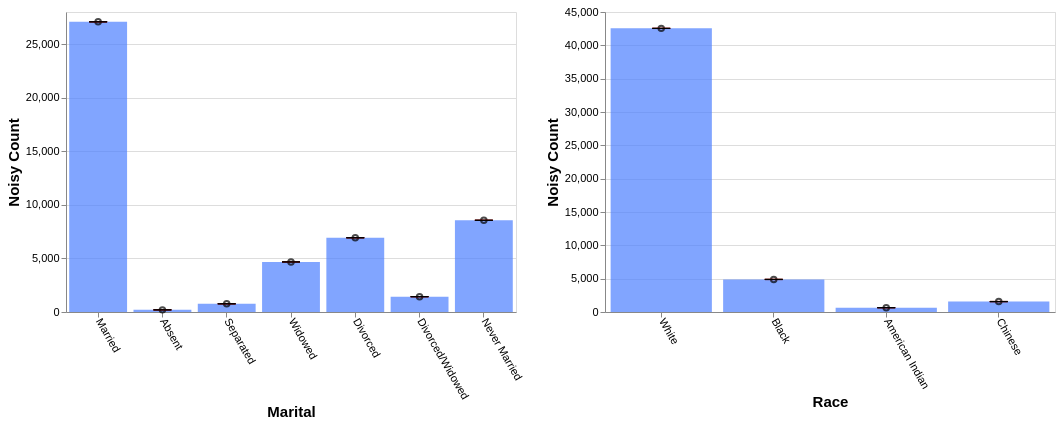

Describe this chart as a Vega-Lite specification.
### Vega-Lite specification from a JSON file in a GitHub repository (floating-point values rounded to 4 significant figures)
{"config": {"view": {"continuousWidth": 400, "continuousHeight": 300}, "axis": {"labelFontSize": 11, "titleFontSize": 15}, "axisBottom": {"labelAngle": 60}}, "hconcat": [{"layer": [{"mark": "bar", "encoding": {"color": {"value": "transparent"}, "tooltip": [{"aggregate": "sum", "field": "noisy_count", "title": "noisy count", "type": "quantitative"}, {"aggregate": "sum", "field": "noisy_count_prev", "title": "prev count", "type": "quantitative"}, {"aggregate": "sum", "field": "error", "title": "current error", "type": "quantitative"}, {"aggregate": "sum", "field": "error_prev", "title": "prev error", "type": "quantitative"}], "x": {"field": "marital", "sort": null, "title": "Marital", "type": "ordinal"}}, "height": 300, "selection": {"selector595": {"type": "interval", "encodings": ["x"]}}, "transform": [{"filter": {"selection": "selector596"}}], "width": 450}, {"mark": {"type": "bar", "color": "gray", "opacity": 0}, "encoding": {"x": {"field": "marital", "sort": null, "title": "Marital", "type": "ordinal"}, "y": {"aggregate": "sum", "field": "noisy_count_prev", "type": "quantitative"}}, "transform": [{"filter": {"selection": "selector596"}}]}, {"mark": {"type": "bar", "color": "#4C7FFF", "opacity": 0.7}, "encoding": {"x": {"field": "marital", "sort": null, "title": "Marital", "type": "ordinal"}, "y": {"aggregate": "sum", "field": "noisy_count", "type": "quantitative"}}, "transform": [{"filter": {"selection": "selector596"}}]}, {"mark": {"type": "point", "color": "black", "opacity": 0.7}, "encoding": {"x": {"field": "marital", "sort": null, "title": "Marital", "type": "ordinal"}, "y": {"aggregate": "sum", "field": "noisy_count", "title": "Noisy Count", "type": "quantitative"}}, "transform": [{"filter": {"selection": "selector596"}}]}, {"mark": {"type": "rule", "color": "#B6B6B6", "size": 2, "strokeDash": [3, 3]}, "encoding": {"x": {"field": "marital", "sort": null, "title": "Marital", "type": "ordinal"}, "y": {"aggregate": "sum", "field": "plus_error_prev_marital", "title": "", "type": "quantitative"}, "y2": {"aggregate": "sum", "field": "minus_error_prev_marital", "title": ""}}, "transform": [{"filter": {"selection": "selector596"}}]}, {"mark": {"type": "tick", "color": "#B90000", "size": 0, "strokeDash": [1, 1]}, "encoding": {"x": {"field": "marital", "sort": null, "title": "Marital", "type": "ordinal"}, "y": {"aggregate": "sum", "field": "plus_error_prev_marital", "type": "quantitative"}}, "transform": [{"filter": {"selection": "selector596"}}]}, {"mark": {"type": "tick", "color": "#B90000", "size": 0, "strokeDash": [3, 1]}, "encoding": {"x": {"field": "marital", "sort": null, "title": "Marital", "type": "ordinal"}, "y": {"aggregate": "sum", "field": "minus_error_prev_marital", "type": "quantitative"}}, "transform": [{"filter": {"selection": "selector596"}}]}, {"mark": {"type": "rule", "color": "black", "size": 2}, "encoding": {"x": {"field": "marital", "sort": null, "title": "Marital", "type": "ordinal"}, "y": {"aggregate": "sum", "field": "plus_error", "title": "", "type": "quantitative"}, "y2": {"aggregate": "sum", "field": "minus_error", "title": ""}}, "transform": [{"filter": {"selection": "selector596"}}]}, {"mark": {"type": "tick", "color": "black", "width": 0}, "encoding": {"x": {"field": "marital", "sort": null, "title": "Marital", "type": "ordinal"}, "y": {"aggregate": "sum", "field": "plus_error", "type": "quantitative"}}, "transform": [{"filter": {"selection": "selector596"}}]}, {"mark": {"type": "tick", "color": "black", "width": 0}, "encoding": {"x": {"field": "marital", "sort": null, "title": "Marital", "type": "ordinal"}, "y": {"aggregate": "sum", "field": "minus_error", "type": "quantitative"}}, "transform": [{"filter": {"selection": "selector596"}}]}]}, {"layer": [{"mark": "bar", "encoding": {"color": {"value": "transparent"}, "tooltip": [{"aggregate": "sum", "field": "noisy_count", "title": "noisy count", "type": "quantitative"}, {"aggregate": "sum", "field": "noisy_count_prev", "title": "prev count", "type": "quantitative"}, {"aggregate": "sum", "field": "error", "title": "current error", "type": "quantitative"}, {"aggregate": "sum", "field": "error_prev", "title": "prev error", "type": "quantitative"}], "x": {"field": "race", "sort": null, "title": "Race", "type": "ordinal"}}, "height": 300, "selection": {"selector596": {"type": "interval", "encodings": ["x"]}}, "transform": [{"filter": {"selection": "selector595"}}], "width": 450}, {"mark": {"type": "bar", "color": "gray", "opacity": 0}, "encoding": {"x": {"field": "race", "sort": null, "title": "Race", "type": "ordinal"}, "y": {"aggregate": "sum", "field": "noisy_count_prev", "type": "quantitative"}}, "transform": [{"filter": {"selection": "selector595"}}]}, {"mark": {"type": "bar", "color": "#4C7FFF", "opacity": 0.7}, "encoding": {"x": {"field": "race", "sort": null, "title": "Race", "type": "ordinal"}, "y": {"aggregate": "sum", "field": "noisy_count", "type": "quantitative"}}, "transform": [{"filter": {"selection": "selector595"}}]}, {"mark": {"type": "point", "color": "black", "opacity": 0.7}, "encoding": {"x": {"field": "race", "sort": null, "title": "Race", "type": "ordinal"}, "y": {"aggregate": "sum", "field": "noisy_count", "title": "Noisy Count", "type": "quantitative"}}, "transform": [{"filter": {"selection": "selector595"}}]}, {"mark": {"type": "rule", "color": "#B6B6B6", "size": 2, "strokeDash": [3, 3]}, "encoding": {"x": {"field": "race", "sort": null, "title": "Race", "type": "ordinal"}, "y": {"aggregate": "sum", "field": "plus_error_prev_race", "title": "", "type": "quantitative"}, "y2": {"aggregate": "sum", "field": "minus_error_prev_race", "title": ""}}, "transform": [{"filter": {"selection": "selector595"}}]}, {"mark": {"type": "tick", "color": "#B90000", "size": 0, "strokeDash": [1, 1]}, "encoding": {"x": {"field": "race", "sort": null, "title": "Race", "type": "ordinal"}, "y": {"aggregate": "sum", "field": "plus_error_prev_race", "type": "quantitative"}}, "transform": [{"filter": {"selection": "selector595"}}]}, {"mark": {"type": "tick", "color": "#B90000", "size": 0, "strokeDash": [3, 1]}, "encoding": {"x": {"field": "race", "sort": null, "title": "Race", "type": "ordinal"}, "y": {"aggregate": "sum", "field": "minus_error_prev_race", "type": "quantitative"}}, "transform": [{"filter": {"selection": "selector595"}}]}, {"mark": {"type": "rule", "color": "black", "size": 2}, "encoding": {"x": {"field": "race", "sort": null, "title": "Race", "type": "ordinal"}, "y": {"aggregate": "sum", "field": "plus_error", "title": "", "type": "quantitative"}, "y2": {"aggregate": "sum", "field": "minus_error", "title": ""}}, "transform": [{"filter": {"selection": "selector595"}}]}, {"mark": {"type": "tick", "color": "black", "width": 0}, "encoding": {"x": {"field": "race", "sort": null, "title": "Race", "type": "ordinal"}, "y": {"aggregate": "sum", "field": "plus_error", "type": "quantitative"}}, "transform": [{"filter": {"selection": "selector595"}}]}, {"mark": {"type": "tick", "color": "black", "width": 0}, "encoding": {"x": {"field": "race", "sort": null, "title": "Race", "type": "ordinal"}, "y": {"aggregate": "sum", "field": "minus_error", "type": "quantitative"}}, "transform": [{"filter": {"selection": "selector595"}}]}]}], "data": {"name": "data-d409a64c0cff8a0df3553e20ce942017"}, "$schema": "https://vega.github.io/schema/vega-lite/v4.17.0.json", "datasets": {"data-d409a64c0cff8a0df3553e20ce942017": [{"marital": "Married", "race": "White", "noisy_count": 24270.0, "true_count": 24270.0, "plus_error": 24270.0, "minus_error": 24260.0, "error": 3.5, "noisy_count_prev": 24270.0, "true_count_prev": 24270.0, "plus_error_prev": 24270.0, "minus_error_prev": 24260.0, "error_prev": 4.0, "plus_error_prev_marital": 24270.0, "minus_error_prev_marital": 24260.0, "plus_error_prev_race": 24270.0, "minus_error_prev_race": 24260.0}, {"marital": "Married", "race": "Black", "noisy_count": 1678.0, "true_count": 1667.0, "plus_error": 1681.0, "minus_error": 1674.0, "error": 3.5, "noisy_count_prev": 1677.0, "true_count_prev": 1667.0, "plus_error_prev": 1682.0, "minus_error_prev": 1673.0, "error_prev": 4.0, "plus_error_prev_marital": 1682.0, "minus_error_prev_marital": 1674.0, "plus_error_prev_race": 1681.0, "minus_error_prev_race": 1673.0}, {"marital": "Married", "race": "American Indian", "noisy_count": 269.7, "true_count": 266.0, "plus_error": 273.2, "minus_error": 266.2, "error": 3.5, "noisy_count_prev": 269.6, "true_count_prev": 266.0, "plus_error_prev": 273.6, "minus_error_prev": 265.5, "error_prev": 4.0, "plus_error_prev_marital": 273.7, "minus_error_prev_marital": 265.6, "plus_error_prev_race": 274.0, "minus_error_prev_race": 265.9}, {"marital": "Married", "race": "Chinese", "noisy_count": 866.8, "true_count": 863.0, "plus_error": 870.3, "minus_error": 863.2, "error": 3.5, "noisy_count_prev": 867.0, "true_count_prev": 863.0, "plus_error_prev": 871.1, "minus_error_prev": 863.0, "error_prev": 4.0, "plus_error_prev_marital": 871.2, "minus_error_prev_marital": 863.1, "plus_error_prev_race": 871.3, "minus_error_prev_race": 863.2}, {"marital": "Absent", "race": "White", "noisy_count": 98.5, "true_count": 94.0, "plus_error": 102.1, "minus_error": 95.0, "error": 3.5, "noisy_count_prev": 98.2, "true_count_prev": 94.0, "plus_error_prev": 102.2, "minus_error_prev": 94.1, "error_prev": 4.0, "plus_error_prev_marital": 102.4, "minus_error_prev_marital": 94.3, "plus_error_prev_race": 102.3, "minus_error_prev_race": 94.24}, {"marital": "Absent", "race": "Black", "noisy_count": 12.2, "true_count": 16.0, "plus_error": 15.7, "minus_error": 8.6, "error": 3.5, "noisy_count_prev": 12.0, "true_count_prev": 16.0, "plus_error_prev": 16.1, "minus_error_prev": 8.0, "error_prev": 4.0, "plus_error_prev_marital": 16.3, "minus_error_prev_marital": 8.2, "plus_error_prev_race": 16.03, "minus_error_prev_race": 7.929}, {"marital": "Absent", "race": "American Indian", "noisy_count": 29.1, "true_count": 0.0, "plus_error": 32.6, "minus_error": 25.6, "error": 3.5, "noisy_count_prev": 28.9, "true_count_prev": 0.0, "plus_error_prev": 32.9, "minus_error_prev": 24.8, "error_prev": 4.0, "plus_error_prev_marital": 33.1, "minus_error_prev_marital": 25.0, "plus_error_prev_race": 33.29, "minus_error_prev_race": 25.19}, {"marital": "Absent", "race": "Chinese", "noisy_count": 59.1, "true_count": 7.0, "plus_error": 62.6, "minus_error": 55.5, "error": 3.5, "noisy_count_prev": 59.0, "true_count_prev": 7.0, "plus_error_prev": 63.1, "minus_error_prev": 55.0, "error_prev": 4.0, "plus_error_prev_marital": 63.3, "minus_error_prev_marital": 55.2, "plus_error_prev_race": 63.3, "minus_error_prev_race": 55.2}, {"marital": "Separated", "race": "White", "noisy_count": 581.5, "true_count": 567.0, "plus_error": 585.0, "minus_error": 578.0, "error": 3.5, "noisy_count_prev": 581.1, "true_count_prev": 567.0, "plus_error_prev": 585.1, "minus_error_prev": 577.0, "error_prev": 4.0, "plus_error_prev_marital": 585.3, "minus_error_prev_marital": 577.2, "plus_error_prev_race": 585.2, "minus_error_prev_race": 577.1}, {"marital": "Separated", "race": "Black", "noisy_count": 85.0, "true_count": 84.0, "plus_error": 88.6, "minus_error": 81.5, "error": 3.5, "noisy_count_prev": 85.0, "true_count_prev": 84.0, "plus_error_prev": 89.1, "minus_error_prev": 81.0, "error_prev": 4.0, "plus_error_prev_marital": 89.3, "minus_error_prev_marital": 81.2, "plus_error_prev_race": 89.03, "minus_error_prev_race": 80.93}, {"marital": "Separated", "race": "American Indian", "noisy_count": 16.7, "true_count": 13.0, "plus_error": 20.2, "minus_error": 13.2, "error": 3.5, "noisy_count_prev": 16.8, "true_count_prev": 13.0, "plus_error_prev": 20.9, "minus_error_prev": 12.8, "error_prev": 4.0, "plus_error_prev_marital": 21.1, "minus_error_prev_marital": 13.0, "plus_error_prev_race": 21.29, "minus_error_prev_race": 13.19}, {"marital": "Separated", "race": "Chinese", "noisy_count": 81.7, "true_count": 47.0, "plus_error": 85.3, "minus_error": 78.2, "error": 3.5, "noisy_count_prev": 81.2, "true_count_prev": 47.0, "plus_error_prev": 85.3, "minus_error_prev": 77.2, "error_prev": 4.0, "plus_error_prev_marital": 85.5, "minus_error_prev_marital": 77.4, "plus_error_prev_race": 85.5, "minus_error_prev_race": 77.4}, {"marital": "Widowed", "race": "White", "noisy_count": 4048.0, "true_count": 4078.0, "plus_error": 4051.0, "minus_error": 4044.0, "error": 3.5, "noisy_count_prev": 4048.0, "true_count_prev": 4078.0, "plus_error_prev": 4052.0, "minus_error_prev": 4044.0, "error_prev": 4.0, "plus_error_prev_marital": 4052.0, "minus_error_prev_marital": 4044.0, "plus_error_prev_race": 4053.0, "minus_error_prev_race": 4045.0}, {"marital": "Widowed", "race": "Black", "noisy_count": 486.9, "true_count": 543.0, "plus_error": 490.4, "minus_error": 483.3, "error": 3.5, "noisy_count_prev": 488.0, "true_count_prev": 543.0, "plus_error_prev": 492.1, "minus_error_prev": 484.0, "error_prev": 4.0, "plus_error_prev_marital": 492.1, "minus_error_prev_marital": 484.0, "plus_error_prev_race": 492.0, "minus_error_prev_race": 483.9}, {"marital": "Widowed", "race": "American Indian", "noisy_count": 45.2, "true_count": 35.0, "plus_error": 48.7, "minus_error": 41.6, "error": 3.5, "noisy_count_prev": 43.5, "true_count_prev": 35.0, "plus_error_prev": 47.5, "minus_error_prev": 39.5, "error_prev": 4.0, "plus_error_prev_marital": 47.5, "minus_error_prev_marital": 39.5, "plus_error_prev_race": 47.89, "minus_error_prev_race": 39.89}, {"marital": "Widowed", "race": "Chinese", "noisy_count": 93.2, "true_count": 77.0, "plus_error": 96.7, "minus_error": 89.7, "error": 3.5, "noisy_count_prev": 93.2, "true_count_prev": 77.0, "plus_error_prev": 97.2, "minus_error_prev": 89.1, "error_prev": 4.0, "plus_error_prev_marital": 97.2, "minus_error_prev_marital": 89.1, "plus_error_prev_race": 97.4, "minus_error_prev_race": 89.3}, {"marital": "Divorced", "race": "White", "noisy_count": 5955.0, "true_count": 5901.0, "plus_error": 5959.0, "minus_error": 5952.0, "error": 3.5, "noisy_count_prev": 5954.0, "true_count_prev": 5901.0, "plus_error_prev": 5958.0, "minus_error_prev": 5950.0, "error_prev": 4.0, "plus_error_prev_marital": 5959.0, "minus_error_prev_marital": 5951.0, "plus_error_prev_race": 5958.0, "minus_error_prev_race": 5950.0}, {"marital": "Divorced", "race": "Black", "noisy_count": 766.6, "true_count": 750.0, "plus_error": 770.2, "minus_error": 763.1, "error": 3.5, "noisy_count_prev": 766.4, "true_count_prev": 750.0, "plus_error_prev": 770.4, "minus_error_prev": 762.3, "error_prev": 4.0, "plus_error_prev_marital": 771.0, "minus_error_prev_marital": 762.9, "plus_error_prev_race": 770.3, "minus_error_prev_race": 762.2}, {"marital": "Divorced", "race": "American Indian", "noisy_count": 87.9, "true_count": 94.0, "plus_error": 91.4, "minus_error": 84.3, "error": 3.5, "noisy_count_prev": 87.2, "true_count_prev": 94.0, "plus_error_prev": 91.3, "minus_error_prev": 83.2, "error_prev": 4.0, "plus_error_prev_marital": 91.95, "minus_error_prev_marital": 83.85, "plus_error_prev_race": 91.69, "minus_error_prev_race": 83.59}, {"marital": "Divorced", "race": "Chinese", "noisy_count": 118.6, "true_count": 105.0, "plus_error": 122.2, "minus_error": 115.1, "error": 3.5, "noisy_count_prev": 118.2, "true_count_prev": 105.0, "plus_error_prev": 122.3, "minus_error_prev": 114.2, "error_prev": 4.0, "plus_error_prev_marital": 122.9, "minus_error_prev_marital": 114.8, "plus_error_prev_race": 122.5, "minus_error_prev_race": 114.4}, {"marital": "Divorced/Widowed", "race": "White", "noisy_count": 1012.0, "true_count": 1005.0, "plus_error": 1015.0, "minus_error": 1008.0, "error": 3.5, "noisy_count_prev": 1012.0, "true_count_prev": 1005.0, "plus_error_prev": 1016.0, "minus_error_prev": 1008.0, "error_prev": 4.0, "plus_error_prev_marital": 1016.0, "minus_error_prev_marital": 1008.0, "plus_error_prev_race": 1016.0, "minus_error_prev_race": 1008.0}, {"marital": "Divorced/Widowed", "race": "Black", "noisy_count": 321.6, "true_count": 344.0, "plus_error": 325.1, "minus_error": 318.0, "error": 3.5, "noisy_count_prev": 321.9, "true_count_prev": 344.0, "plus_error_prev": 326.0, "minus_error_prev": 317.9, "error_prev": 4.0, "plus_error_prev_marital": 326.1, "minus_error_prev_marital": 317.9, "plus_error_prev_race": 325.9, "minus_error_prev_race": 317.8}, {"marital": "Divorced/Widowed", "race": "American Indian", "noisy_count": 61.7, "true_count": 21.0, "plus_error": 65.2, "minus_error": 58.1, "error": 3.5, "noisy_count_prev": 61.2, "true_count_prev": 21.0, "plus_error_prev": 65.2, "minus_error_prev": 57.2, "error_prev": 4.0, "plus_error_prev_marital": 65.25, "minus_error_prev_marital": 57.25, "plus_error_prev_race": 65.59, "minus_error_prev_race": 57.59}, {"marital": "Divorced/Widowed", "race": "Chinese", "noisy_count": 32.6, "true_count": 33.0, "plus_error": 36.2, "minus_error": 29.1, "error": 3.5, "noisy_count_prev": 32.5, "true_count_prev": 33.0, "plus_error_prev": 36.5, "minus_error_prev": 28.4, "error_prev": 4.0, "plus_error_prev_marital": 36.55, "minus_error_prev_marital": 28.45, "plus_error_prev_race": 36.7, "minus_error_prev_race": 28.6}, {"marital": "Never Married", "race": "White", "noisy_count": 6582.0, "true_count": 6590.0, "plus_error": 6586.0, "minus_error": 6579.0, "error": 3.5, "noisy_count_prev": 6583.0, "true_count_prev": 6590.0, "plus_error_prev": 6587.0, "minus_error_prev": 6579.0, "error_prev": 4.0, "plus_error_prev_marital": 6587.0, "minus_error_prev_marital": 6579.0, "plus_error_prev_race": 6587.0, "minus_error_prev_race": 6579.0}, {"marital": "Never Married", "race": "Black", "noisy_count": 1539.0, "true_count": 1525.0, "plus_error": 1542.0, "minus_error": 1535.0, "error": 3.5, "noisy_count_prev": 1538.0, "true_count_prev": 1525.0, "plus_error_prev": 1542.0, "minus_error_prev": 1534.0, "error_prev": 4.0, "plus_error_prev_marital": 1542.0, "minus_error_prev_marital": 1534.0, "plus_error_prev_race": 1542.0, "minus_error_prev_race": 1534.0}, {"marital": "Never Married", "race": "American Indian", "noisy_count": 132.7, "true_count": 132.0, "plus_error": 136.2, "minus_error": 129.2, "error": 3.5, "noisy_count_prev": 133.1, "true_count_prev": 132.0, "plus_error_prev": 137.1, "minus_error_prev": 129.0, "error_prev": 4.0, "plus_error_prev_marital": 137.1, "minus_error_prev_marital": 129.0, "plus_error_prev_race": 137.5, "minus_error_prev_race": 129.4}, {"marital": "Never Married", "race": "Chinese", "noisy_count": 309.5, "true_count": 310.0, "plus_error": 313.0, "minus_error": 305.9, "error": 3.5, "noisy_count_prev": 309.0, "true_count_prev": 310.0, "plus_error_prev": 313.0, "minus_error_prev": 304.9, "error_prev": 4.0, "plus_error_prev_marital": 313.0, "minus_error_prev_marital": 304.9, "plus_error_prev_race": 313.2, "minus_error_prev_race": 305.1}]}}
